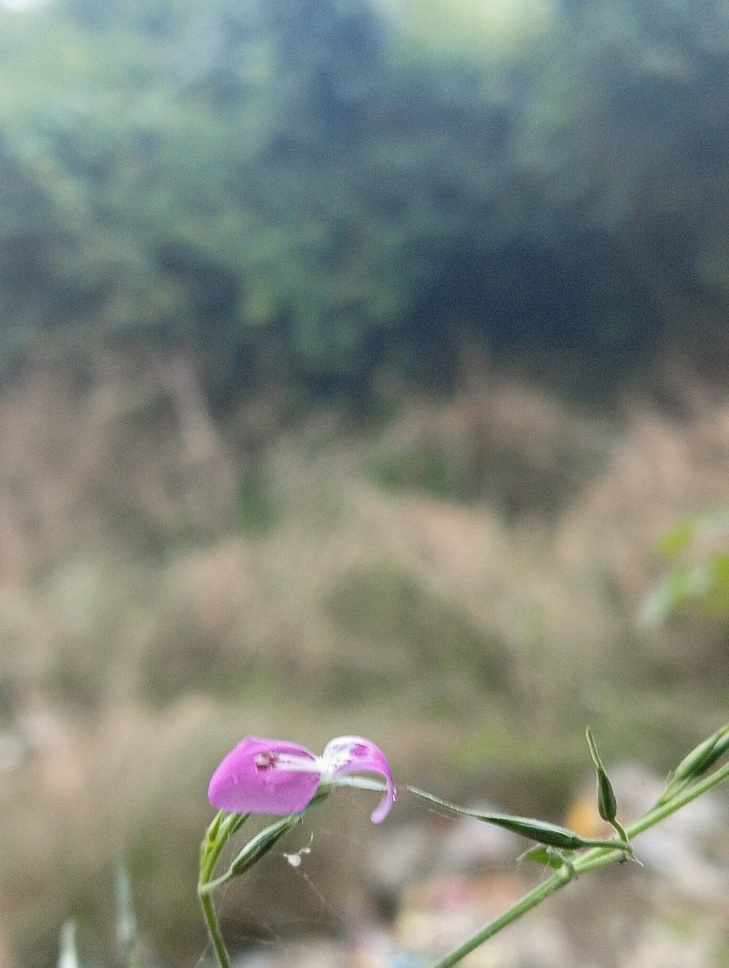
#> input picture images/sky.jpg, 729 x 968 px, shrunk from 3072 x 4080 before the run, found by its file name
$ python cont_slicing.py
#> lines starting #> are read from the running program, lines starting #| are printed output that depends on the picture
# Perform Contrast Stretching for the purpose of image enhancement. Display the original image, the enhanced
# image, as well as their corresponding histograms respectively. (Refrain from using built-in functions e.g.,
# “normalization” in OpenCV to achieve the task).

import cv2
import numpy as np
import matplotlib.pyplot as plt

def contrast_stretch(image):

    min_val = np.min(image)
    max_val = np.max(image)
    print(f"Original Min: {min_val}, Original Max: {max_val}")

    stretched = ((image - min_val) / (max_val - min_val) * 255).astype(np.uint8)

    return stretched

def plot_histogram(image, title, ax):
    ax.hist(image.ravel(), bins=256, range=(0, 256), color='gray')
    ax.set_title(title)
    ax.set_xlabel('Pixel Intensity')
    ax.set_ylabel('Frequency')


image_path = 'C:\\Bijan\\Codes\\Github\\Digital-Image-Processing\\images\\sky.jpg'
original_image = cv2.imread(image_path, cv2.IMREAD_GRAYSCALE)
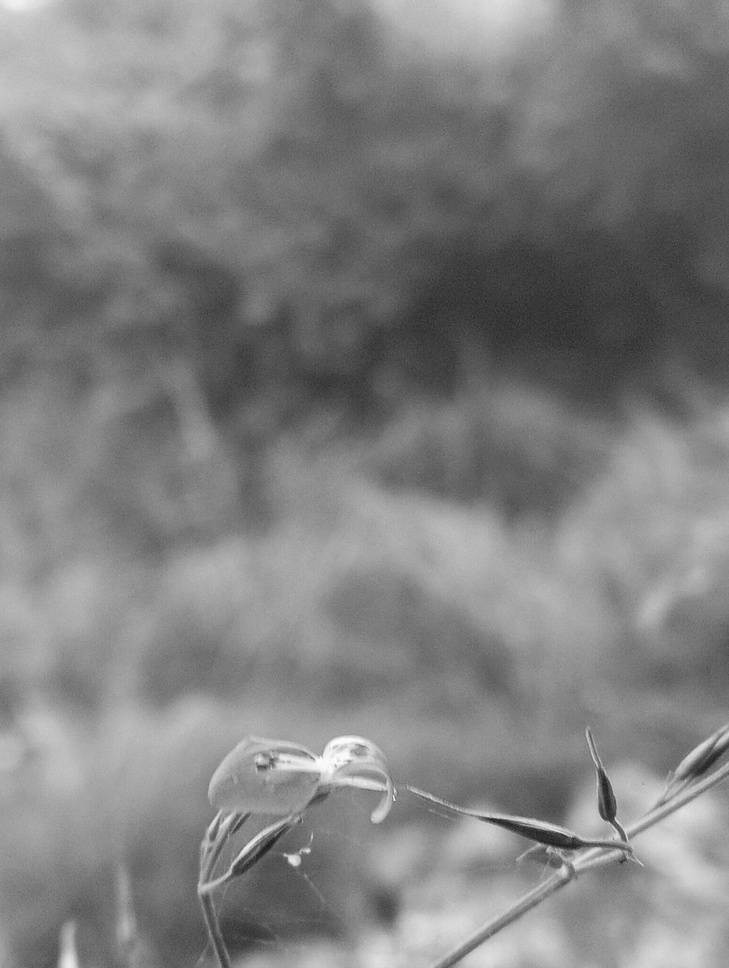
#> original_image: shape (968, 729); min 26, max 255, mean 129

if original_image is None:
    print("Error: Image not found. Please check the image path.")
else:

    enhanced_image = contrast_stretch(original_image)
#> in contrast_stretch, `min_val = np.min(image)`: min_val = 26
#> in contrast_stretch, `max_val = np.max(image)`: max_val = 255
#| Original Min: 26, Original Max: 255
#> in contrast_stretch, `stretched = ((image - min_val) / (max_val - min_val) * 255).astype(np...`:
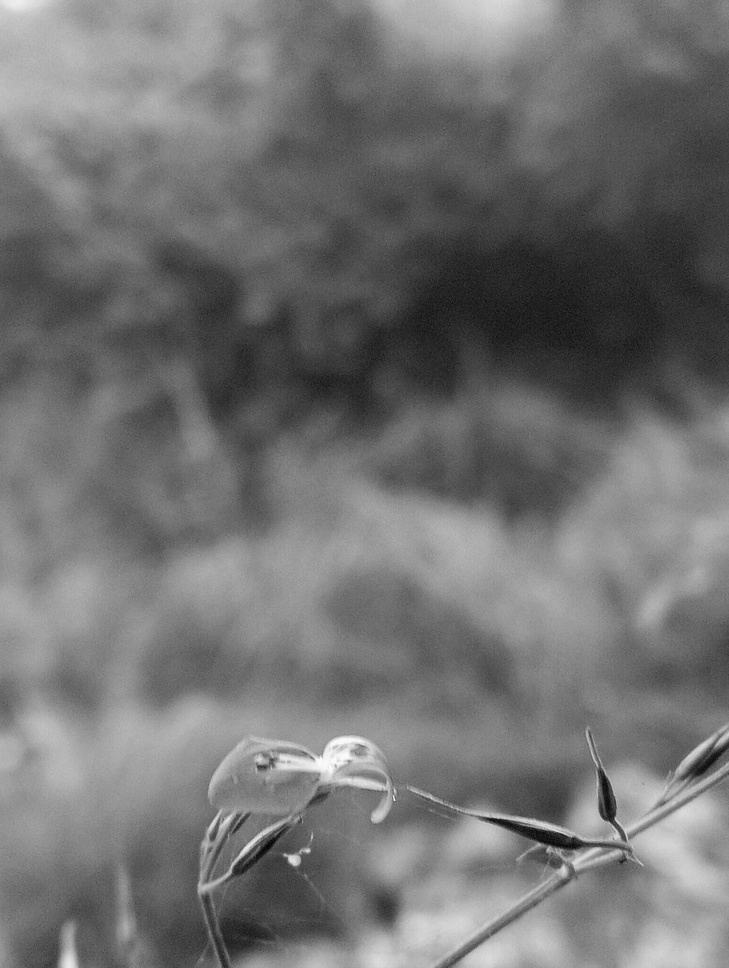
#> stretched: shape (968, 729); min 0, max 255, mean 114.2


    fig, axes = plt.subplots(2, 2, figsize=(12, 8))


    axes[0, 0].imshow(original_image, cmap='gray')
    axes[0, 0].set_title('Original Image')
    axes[0, 0].axis('off')


    plot_histogram(original_image, 'Original Image Histogram', axes[1, 0])


    axes[0, 1].imshow(enhanced_image, cmap='gray')
    axes[0, 1].set_title('Enhanced Image')
    axes[0, 1].axis('off')


    plot_histogram(enhanced_image, 'Enhanced Image Histogram', axes[1, 1])

    plt.tight_layout()
    plt.show()
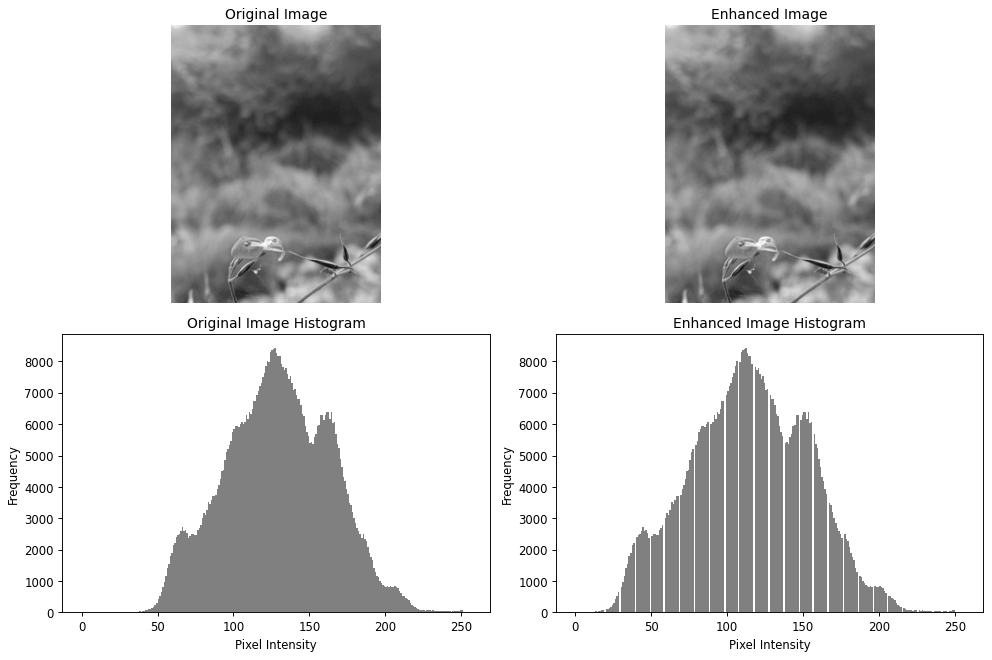
#> figure drawn by matplotlib, 4 panels; panel 3: tallest bar 8437 high, from x = 127 to 128; panel 4: tallest bar 8437 high, from x = 112 to 113
